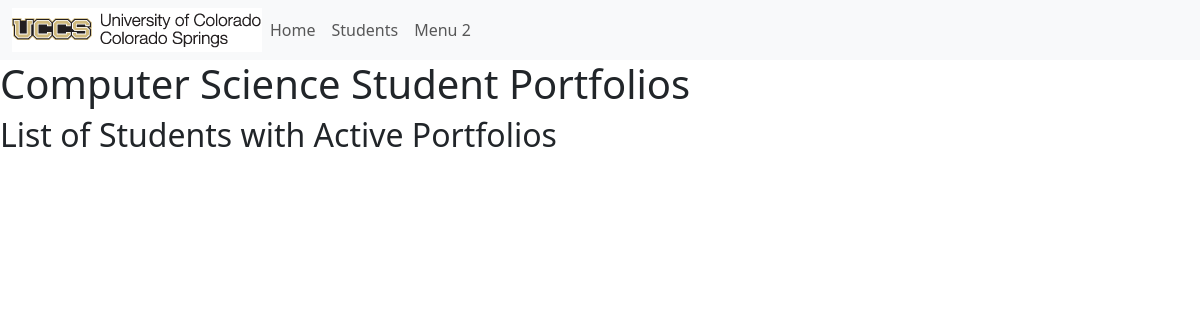
/, run on an earlier commit of the app's database.
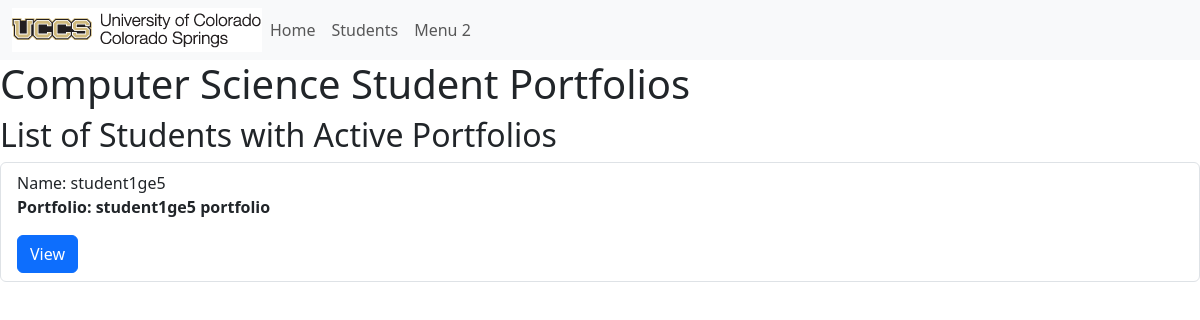
And on a later commit of the database.
### portfolio_app/models.py (models this page shows, shortened)
class Student(models.Model):
    MAJOR = (
        ('CSCI-BS', 'BS in Computer Science'),
        ('CPEN-BS', 'BS in Computer Engineering'),
        ('BIGD-BI', 'BI in Game Design and Development'),
        ('BICS-BI', 'BI in Computer Science'),
        ('BISC-BI', 'BI in Computer Security'),
        ('CSCI-BA', 'BA in Computer Science'),
        ('DASE-BS', 'BS in Data Analytics and Systems Engineering')
        )
    name = models.CharField(max_length=200)
    email = models.CharField("UCCS Email", max_length=200)
    major = models.CharField(max_length=200, choices=MAJOR)
    portfolio = models.OneToOneField(Portfolio, on_delete=models.CASCADE, unique=True, default=None)
    def __str__(self):
        return self.name

class Portfolio(models.Model):
    title = models.CharField(max_length=200)
    contact_email = models.CharField(max_length=200)
    is_active = models.BooleanField(default=False)
    about = models.TextField(blank=True)
    def get_absolute_url(self):
        return reverse('portfolio-detail', args=[str(self.id)])

### portfolio_app/views.py (the view)
# urls.py: path('', views.index, name='index'),
def index(request):
    student_active_portfolios = Student.objects.select_related('portfolio').all().filter(portfolio__is_active=True)
    print("active portfolio query set", student_active_portfolios)
    return render( request, 'portfolio_app/index.html', {'student_active_portfolios':student_active_portfolios})

### portfolio_app/templates/portfolio_app/index.html
{% extends "portfolio_app/base_template.html" %}
{% block content %}
<h1> Computer Science Student Portfolios </h1>
<h2> List of Students with Active Portfolios </h2>
<ul class="list-group">
    {% for i in student_active_portfolios %}
    <li class="list-group-item">
        Name: {{i.name}}
        <p><strong> Portfolio: {{i.portfolio.title}} </strong></p>
        <a class="btn btn-primary" href="{{i.portfolio.get_absolute_url}}" role="button"> View </a>
    </li>
    {% endfor %}
</ul>
{% endblock %}

What changed in the data, as far as the page shows it:
added Student: name "student1ge5", portfolio "student1ge5 portfolio"
